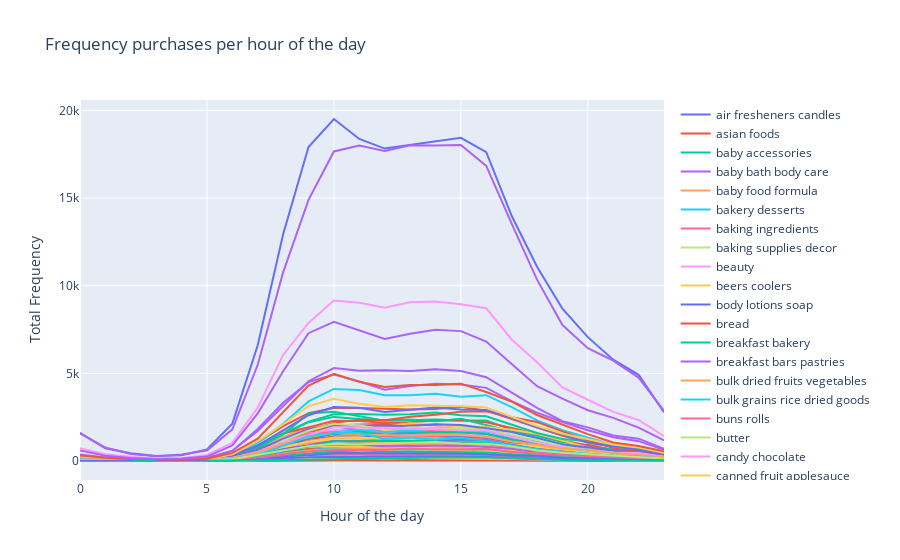

The cell this chart's notebook holds for it:
### Code cell
df_for_plot = df.groupby(['product_name', 'order_hour_of_day']).size()

df_for_plot = pd.DataFrame(df_for_plot).reset_index()

df_for_plot.columns = ['product', 'hour_of_day', 'frequency']


# manipulating the data with pivot table
df_for_plot = pd.pivot_table(df_for_plot, values=['frequency'],columns=['product'], index = ['hour_of_day'])
# dropping the multi-index level for the columns
df_for_plot.columns = df_for_plot.columns.droplevel(0)

##plotting##
data_for_plot = [dict(type='scatter',
                x=df_for_plot.index,
                y=df_for_plot[product],
                name=product)
                 for product in df_for_plot.columns
                ]
    
# setting the layout
plot_1_layout = dict(title=dict(text='Frequency purchases per hour of the day'),
                      xaxis=dict(title='Hour of the day'),
                      yaxis=dict(title='Total Frequency')
                      )
# displaying the graph
plot_1 = go.Figure(data=data_for_plot, layout=plot_1_layout)
# plot_1.show(renderer='png')
plot_1.show()

### Figure 1 — Plotly figure (JSON) as saved in the notebook; plotly's stock layout.template omitted (floating-point values rounded to 4 significant figures)
{"data": [{"name": "air fresheners candles", "type": "scatter", "x": [0, 1, 2, 3, 4, 5, 6, 7, 8, 9, 10, 11, 12, 13, 14, 15, 16, 17, 18, 19, 20, 21, 22, 23], "y": [7, 8, 1, 8, 1, 4, 9, 35, 57, 80, 100, 119, 111, 97, 114, 112, 103, 92, 63, 46, 36, 21, 26, 8]}, {"name": "asian foods", "type": "scatter", "x": [0, 1, 2, 3, 4, 5, 6, 7, 8, 9, 10, 11, 12, 13, 14, 15, 16, 17, 18, 19, 20, 21, 22, 23], "y": [62, 38, 19, 30, 23, 26, 106, 216, 467, 707, 884, 898, 846, 943, 863, 872, 889, 658, 522, 428, 321, 249, 218, 141]}, {"name": "baby accessories", "type": "scatter", "x": [0, 1, 2, 3, 4, 5, 6, 7, 8, 9, 10, 11, 12, 13, 14, 15, 16, 17, 18, 19, 20, 21, 22, 23], "y": [4, 4, null, 1, 1, 2, 5, 18, 39, 30, 40, 45, 31, 46, 41, 42, 33, 37, 21, 21, 11, 20, 7, 5]}, {"name": "baby bath body care", "type": "scatter", "x": [0, 1, 2, 3, 4, 5, 6, 7, 8, 9, 10, 11, 12, 13, 14, 15, 16, 17, 18, 19, 20, 21, 22, 23], "y": [2, 8, 2, null, 3, null, 5, 22, 29, 45, 34, 40, 31, 45, 44, 40, 38, 30, 27, 19, 21, 15, 9, 6]}, {"name": "baby food formula", "type": "scatter", "x": [0, 1, 2, 3, 4, 5, 6, 7, 8, 9, 10, 11, 12, 13, 14, 15, 16, 17, 18, 19, 20, 21, 22, 23], "y": [114, 50, 19, 17, 32, 75, 273, 886, 1725, 1884, 1656, 1685, 1848, 1754, 1897, 1948, 1798, 1288, 968, 866, 911, 874, 524, 263]}, {"name": "bakery desserts", "type": "scatter", "x": [0, 1, 2, 3, 4, 5, 6, 7, 8, 9, 10, 11, 12, 13, 14, 15, 16, 17, 18, 19, 20, 21, 22, 23], "y": [15, 8, 8, 4, 2, 8, 17, 45, 89, 145, 173, 226, 173, 206, 182, 186, 196, 163, 130, 82, 53, 50, 30, 23]}, {"name": "baking ingredients", "type": "scatter", "x": [0, 1, 2, 3, 4, 5, 6, 7, 8, 9, 10, 11, 12, 13, 14, 15, 16, 17, 18, 19, 20, 21, 22, 23], "y": [171, 73, 33, 27, 26, 60, 172, 511, 1051, 1416, 1691, 1726, 1741, 1697, 1721, 1695, 1514, 1210, 973, 764, 652, 471, 452, 290]}, {"name": "baking supplies decor", "type": "scatter", "x": [0, 1, 2, 3, 4, 5, 6, 7, 8, 9, 10, 11, 12, 13, 14, 15, 16, 17, 18, 19, 20, 21, 22, 23], "y": [15, 5, 5, null, 1, 5, 24, 44, 74, 96, 123, 137, 116, 91, 119, 136, 87, 95, 69, 78, 57, 34, 20, 20]}, {"name": "beauty", "type": "scatter", "x": [0, 1, 2, 3, 4, 5, 6, 7, 8, 9, 10, 11, 12, 13, 14, 15, 16, 17, 18, 19, 20, 21, 22, 23], "y": [2, 1, 1, null, 1, 2, 1, 11, 15, 18, 33, 19, 36, 40, 40, 22, 21, 39, 23, 24, 19, 7, 6, 6]}, {"name": "beers coolers", "type": "scatter", "x": [0, 1, 2, 3, 4, 5, 6, 7, 8, 9, 10, 11, 12, 13, 14, 15, 16, 17, 18, 19, 20, 21, 22, 23], "y": [6, 4, 3, 2, 3, 2, 9, 36, 114, 225, 312, 304, 278, 245, 306, 288, 298, 183, 140, 108, 54, 31, 31, 20]}, {"name": "body lotions soap", "type": "scatter", "x": [0, 1, 2, 3, 4, 5, 6, 7, 8, 9, 10, 11, 12, 13, 14, 15, 16, 17, 18, 19, 20, 21, 22, 23], "y": [25, 15, 4, 5, 9, 6, 21, 64, 120, 183, 196, 240, 169, 206, 174, 181, 187, 172, 183, 131, 76, 52, 55, 33]}, {"name": "bread", "type": "scatter", "x": [0, 1, 2, 3, 4, 5, 6, 7, 8, 9, 10, 11, 12, 13, 14, 15, 16, 17, 18, 19, 20, 21, 22, 23], "y": [223, 110, 80, 63, 55, 105, 336, 1058, 1985, 2727, 3023, 3026, 2987, 2937, 2966, 3092, 2874, 2374, 1906, 1438, 1082, 848, 705, 381]}, {"name": "breakfast bakery", "type": "scatter", "x": [0, 1, 2, 3, 4, 5, 6, 7, 8, 9, 10, 11, 12, 13, 14, 15, 16, 17, 18, 19, 20, 21, 22, 23], "y": [98, 54, 39, 27, 32, 33, 139, 471, 888, 1274, 1343, 1337, 1254, 1288, 1197, 1241, 1148, 993, 779, 527, 413, 364, 279, 139]}, {"name": "breakfast bars pastries", "type": "scatter", "x": [0, 1, 2, 3, 4, 5, 6, 7, 8, 9, 10, 11, 12, 13, 14, 15, 16, 17, 18, 19, 20, 21, 22, 23], "y": [22, 24, 16, 3, 3, 6, 34, 121, 246, 430, 479, 385, 370, 356, 355, 362, 371, 274, 226, 196, 125, 84, 75, 58]}, {"name": "bulk dried fruits vegetables", "type": "scatter", "x": [0, 1, 2, 3, 4, 5, 6, 7, 8, 9, 10, 11, 12, 13, 14, 15, 16, 17, 18, 19, 20, 21, 22, 23], "y": [8, 3, 3, 2, 1, 2, 16, 20, 47, 90, 108, 78, 69, 100, 79, 106, 83, 63, 52, 36, 26, 24, 28, 15]}, {"name": "bulk grains rice dried goods", "type": "scatter", "x": [0, 1, 2, 3, 4, 5, 6, 7, 8, 9, 10, 11, 12, 13, 14, 15, 16, 17, 18, 19, 20, 21, 22, 23], "y": [8, 3, 1, 1, null, 3, 12, 28, 58, 82, 101, 86, 73, 95, 84, 84, 75, 74, 51, 41, 40, 31, 29, 14]}, {"name": "buns rolls", "type": "scatter", "x": [0, 1, 2, 3, 4, 5, 6, 7, 8, 9, 10, 11, 12, 13, 14, 15, 16, 17, 18, 19, 20, 21, 22, 23], "y": [41, 32, 10, 12, 11, 19, 75, 206, 375, 494, 565, 589, 615, 606, 572, 569, 573, 460, 346, 256, 194, 139, 113, 77]}, {"name": "butter", "type": "scatter", "x": [0, 1, 2, 3, 4, 5, 6, 7, 8, 9, 10, 11, 12, 13, 14, 15, 16, 17, 18, 19, 20, 21, 22, 23], "y": [108, 56, 22, 24, 29, 50, 166, 406, 835, 1138, 1327, 1383, 1263, 1310, 1364, 1329, 1161, 1063, 781, 547, 454, 390, 337, 192]}, {"name": "candy chocolate", "type": "scatter", "x": [0, 1, 2, 3, 4, 5, 6, 7, 8, 9, 10, 11, 12, 13, 14, 15, 16, 17, 18, 19, 20, 21, 22, 23], "y": [112, 56, 56, 37, 26, 41, 106, 361, 843, 1519, 1738, 1610, 1598, 1538, 1689, 1615, 1464, 1133, 995, 698, 586, 390, 315, 209]}, {"name": "canned fruit applesauce", "type": "scatter", "x": [0, 1, 2, 3, 4, 5, 6, 7, 8, 9, 10, 11, 12, 13, 14, 15, 16, 17, 18, 19, 20, 21, 22, 23], "y": [41, 16, 8, 12, 11, 14, 53, 194, 333, 373, 423, 434, 432, 425, 429, 443, 437, 335, 271, 241, 174, 153, 126, 80]}, {"name": "canned jarred vegetables", "type": "scatter", "x": [0, 1, 2, 3, 4, 5, 6, 7, 8, 9, 10, 11, 12, 13, 14, 15, 16, 17, 18, 19, 20, 21, 22, 23], "y": [115, 65, 33, 21, 42, 49, 134, 474, 860, 1199, 1598, 1603, 1520, 1661, 1540, 1559, 1304, 1115, 808, 693, 525, 462, 408, 237]}, {"name": "canned meals beans", "type": "scatter", "x": [0, 1, 2, 3, 4, 5, 6, 7, 8, 9, 10, 11, 12, 13, 14, 15, 16, 17, 18, 19, 20, 21, 22, 23], "y": [114, 63, 30, 23, 39, 50, 150, 407, 779, 1166, 1407, 1402, 1460, 1528, 1395, 1442, 1338, 1089, 778, 644, 507, 467, 356, 184]}, {"name": "canned meat seafood", "type": "scatter", "x": [0, 1, 2, 3, 4, 5, 6, 7, 8, 9, 10, 11, 12, 13, 14, 15, 16, 17, 18, 19, 20, 21, 22, 23], "y": [24, 23, 16, 7, 9, 7, 31, 91, 239, 266, 359, 361, 365, 326, 329, 333, 377, 285, 205, 177, 129, 105, 92, 56]}, {"name": "cat food care", "type": "scatter", "x": [0, 1, 2, 3, 4, 5, 6, 7, 8, 9, 10, 11, 12, 13, 14, 15, 16, 17, 18, 19, 20, 21, 22, 23], "y": [52, 21, 10, 13, 8, 11, 53, 81, 171, 244, 296, 296, 342, 334, 276, 362, 352, 266, 258, 154, 98, 57, 43, 37]}, {"name": "cereal", "type": "scatter", "x": [0, 1, 2, 3, 4, 5, 6, 7, 8, 9, 10, 11, 12, 13, 14, 15, 16, 17, 18, 19, 20, 21, 22, 23], "y": [133, 81, 51, 42, 44, 62, 234, 752, 1362, 1936, 2058, 1938, 1827, 1877, 1908, 1921, 1869, 1414, 1152, 987, 727, 614, 500, 265]}, {"name": "chips pretzels", "type": "scatter", "x": [0, 1, 2, 3, 4, 5, 6, 7, 8, 9, 10, 11, 12, 13, 14, 15, 16, 17, 18, 19, 20, 21, 22, 23], "y": [302, 125, 79, 74, 61, 123, 384, 1016, 2131, 3399, 4115, 4050, 3754, 3750, 3840, 3666, 3757, 3071, 2314, 1764, 1347, 924, 743, 517]}, {"name": "cleaning products", "type": "scatter", "x": [0, 1, 2, 3, 4, 5, 6, 7, 8, 9, 10, 11, 12, 13, 14, 15, 16, 17, 18, 19, 20, 21, 22, 23], "y": [40, 37, 12, 10, 21, 27, 69, 204, 407, 540, 590, 642, 663, 634, 615, 600, 578, 409, 373, 283, 237, 181, 157, 100]}, {"name": "cocoa drink mixes", "type": "scatter", "x": [0, 1, 2, 3, 4, 5, 6, 7, 8, 9, 10, 11, 12, 13, 14, 15, 16, 17, 18, 19, 20, 21, 22, 23], "y": [14, 7, 3, 1, 8, 4, 14, 26, 66, 82, 104, 104, 110, 114, 111, 122, 106, 107, 73, 46, 46, 31, 18, 15]}, {"name": "coffee", "type": "scatter", "x": [0, 1, 2, 3, 4, 5, 6, 7, 8, 9, 10, 11, 12, 13, 14, 15, 16, 17, 18, 19, 20, 21, 22, 23], "y": [67, 42, 22, 21, 12, 40, 134, 326, 687, 1146, 1330, 1179, 963, 1048, 1028, 1035, 928, 793, 648, 487, 359, 220, 196, 112]}, {"name": "cold flu allergy", "type": "scatter", "x": [0, 1, 2, 3, 4, 5, 6, 7, 8, 9, 10, 11, 12, 13, 14, 15, 16, 17, 18, 19, 20, 21, 22, 23], "y": [6, 6, 1, 5, 4, 3, 26, 60, 95, 120, 163, 142, 138, 135, 90, 113, 115, 86, 92, 84, 49, 20, 29, 7]}, {"name": "condiments", "type": "scatter", "x": [0, 1, 2, 3, 4, 5, 6, 7, 8, 9, 10, 11, 12, 13, 14, 15, 16, 17, 18, 19, 20, 21, 22, 23], "y": [114, 54, 37, 32, 27, 28, 92, 307, 651, 964, 1214, 1187, 1148, 1180, 1114, 1083, 1040, 941, 727, 581, 415, 330, 311, 183]}, {"name": "cookies cakes", "type": "scatter", "x": [0, 1, 2, 3, 4, 5, 6, 7, 8, 9, 10, 11, 12, 13, 14, 15, 16, 17, 18, 19, 20, 21, 22, 23], "y": [102, 67, 35, 31, 21, 39, 121, 316, 721, 1112, 1319, 1308, 1148, 1194, 1192, 1260, 1179, 942, 745, 663, 446, 333, 267, 184]}, {"name": "crackers", "type": "scatter", "x": [0, 1, 2, 3, 4, 5, 6, 7, 8, 9, 10, 11, 12, 13, 14, 15, 16, 17, 18, 19, 20, 21, 22, 23], "y": [183, 80, 59, 40, 33, 98, 270, 738, 1538, 2215, 2518, 2397, 2320, 2332, 2364, 2309, 2315, 1787, 1439, 1089, 889, 636, 578, 347]}, {"name": "cream", "type": "scatter", "x": [0, 1, 2, 3, 4, 5, 6, 7, 8, 9, 10, 11, 12, 13, 14, 15, 16, 17, 18, 19, 20, 21, 22, 23], "y": [105, 60, 35, 18, 17, 55, 187, 521, 1251, 1848, 2004, 1751, 1570, 1533, 1659, 1635, 1373, 1199, 898, 645, 465, 411, 352, 194]}, {"name": "deodorants", "type": "scatter", "x": [0, 1, 2, 3, 4, 5, 6, 7, 8, 9, 10, 11, 12, 13, 14, 15, 16, 17, 18, 19, 20, 21, 22, 23], "y": [5, 6, null, null, 1, 3, 9, 22, 37, 63, 79, 76, 68, 71, 65, 78, 86, 58, 83, 48, 25, 16, 16, 9]}, {"name": "diapers wipes", "type": "scatter", "x": [0, 1, 2, 3, 4, 5, 6, 7, 8, 9, 10, 11, 12, 13, 14, 15, 16, 17, 18, 19, 20, 21, 22, 23], "y": [11, 4, 4, 1, 2, 2, 21, 66, 82, 109, 125, 107, 112, 122, 145, 132, 113, 97, 97, 68, 67, 40, 29, 10]}, {"name": "digestion", "type": "scatter", "x": [0, 1, 2, 3, 4, 5, 6, 7, 8, 9, 10, 11, 12, 13, 14, 15, 16, 17, 18, 19, 20, 21, 22, 23], "y": [12, 11, 7, 7, 6, 5, 20, 58, 80, 111, 155, 119, 145, 151, 131, 122, 127, 116, 107, 85, 59, 42, 25, 26]}, {"name": "dish detergents", "type": "scatter", "x": [0, 1, 2, 3, 4, 5, 6, 7, 8, 9, 10, 11, 12, 13, 14, 15, 16, 17, 18, 19, 20, 21, 22, 23], "y": [49, 17, 11, 13, 11, 16, 56, 158, 333, 416, 505, 531, 452, 476, 472, 494, 440, 378, 279, 241, 171, 165, 118, 65]}, {"name": "dog food care", "type": "scatter", "x": [0, 1, 2, 3, 4, 5, 6, 7, 8, 9, 10, 11, 12, 13, 14, 15, 16, 17, 18, 19, 20, 21, 22, 23], "y": [11, 17, 4, 9, 6, 6, 17, 44, 123, 135, 175, 181, 204, 158, 160, 189, 152, 196, 144, 104, 68, 33, 28, 14]}, {"name": "doughs gelatins bake mixes", "type": "scatter", "x": [0, 1, 2, 3, 4, 5, 6, 7, 8, 9, 10, 11, 12, 13, 14, 15, 16, 17, 18, 19, 20, 21, 22, 23], "y": [52, 34, 9, 14, 12, 24, 56, 179, 318, 422, 582, 550, 504, 588, 529, 590, 530, 448, 379, 298, 195, 153, 162, 65]}, {"name": "dry pasta", "type": "scatter", "x": [0, 1, 2, 3, 4, 5, 6, 7, 8, 9, 10, 11, 12, 13, 14, 15, 16, 17, 18, 19, 20, 21, 22, 23], "y": [134, 48, 33, 17, 27, 44, 160, 455, 809, 1053, 1357, 1409, 1321, 1419, 1437, 1377, 1330, 1114, 818, 588, 506, 373, 364, 221]}, {"name": "eggs", "type": "scatter", "x": [0, 1, 2, 3, 4, 5, 6, 7, 8, 9, 10, 11, 12, 13, 14, 15, 16, 17, 18, 19, 20, 21, 22, 23], "y": [178, 94, 56, 34, 47, 76, 312, 833, 1573, 1921, 2302, 2280, 2186, 2206, 2306, 2323, 2211, 1883, 1546, 1152, 901, 638, 576, 352]}, {"name": "energy granola bars", "type": "scatter", "x": [0, 1, 2, 3, 4, 5, 6, 7, 8, 9, 10, 11, 12, 13, 14, 15, 16, 17, 18, 19, 20, 21, 22, 23], "y": [153, 83, 47, 24, 35, 73, 234, 785, 1516, 2716, 2807, 2570, 2305, 2376, 2276, 2414, 2040, 1667, 1334, 952, 773, 662, 460, 337]}, {"name": "energy sports drinks", "type": "scatter", "x": [0, 1, 2, 3, 4, 5, 6, 7, 8, 9, 10, 11, 12, 13, 14, 15, 16, 17, 18, 19, 20, 21, 22, 23], "y": [29, 21, 13, 15, 14, 24, 44, 157, 318, 577, 586, 559, 546, 540, 548, 520, 540, 426, 381, 305, 211, 120, 87, 57]}, {"name": "eye ear care", "type": "scatter", "x": [0, 1, 2, 3, 4, 5, 6, 7, 8, 9, 10, 11, 12, 13, 14, 15, 16, 17, 18, 19, 20, 21, 22, 23], "y": [2, 5, 3, 2, 1, 1, 10, 20, 27, 35, 45, 63, 48, 31, 58, 38, 41, 44, 31, 34, 25, 14, 15, 5]}, {"name": "facial care", "type": "scatter", "x": [0, 1, 2, 3, 4, 5, 6, 7, 8, 9, 10, 11, 12, 13, 14, 15, 16, 17, 18, 19, 20, 21, 22, 23], "y": [3, 5, null, 1, null, 4, 8, 27, 44, 62, 70, 66, 60, 67, 71, 62, 59, 47, 57, 48, 35, 16, 22, 9]}, {"name": "feminine care", "type": "scatter", "x": [0, 1, 2, 3, 4, 5, 6, 7, 8, 9, 10, 11, 12, 13, 14, 15, 16, 17, 18, 19, 20, 21, 22, 23], "y": [8, 4, 3, null, 6, 1, 7, 40, 74, 98, 104, 119, 103, 112, 112, 108, 92, 90, 69, 48, 40, 31, 13, 14]}, {"name": "first aid", "type": "scatter", "x": [0, 1, 2, 3, 4, 5, 6, 7, 8, 9, 10, 11, 12, 13, 14, 15, 16, 17, 18, 19, 20, 21, 22, 23], "y": [7, 4, 4, 4, 9, 3, 4, 15, 43, 50, 47, 46, 58, 63, 52, 53, 59, 48, 34, 22, 19, 21, 15, 13]}, {"name": "food storage", "type": "scatter", "x": [0, 1, 2, 3, 4, 5, 6, 7, 8, 9, 10, 11, 12, 13, 14, 15, 16, 17, 18, 19, 20, 21, 22, 23], "y": [30, 19, 11, 7, 8, 18, 40, 102, 223, 305, 348, 361, 340, 343, 338, 333, 302, 250, 209, 195, 130, 97, 92, 43]}, {"name": "fresh dips tapenades", "type": "scatter", "x": [0, 1, 2, 3, 4, 5, 6, 7, 8, 9, 10, 11, 12, 13, 14, 15, 16, 17, 18, 19, 20, 21, 22, 23], "y": [128, 90, 45, 27, 24, 69, 189, 508, 1093, 1649, 2017, 2001, 1772, 1760, 1840, 1760, 1795, 1489, 1153, 885, 661, 514, 438, 268]}, {"name": "fresh fruits", "type": "scatter", "x": [0, 1, 2, 3, 4, 5, 6, 7, 8, 9, 10, 11, 12, 13, 14, 15, 16, 17, 18, 19, 20, 21, 22, 23], "y": [1613, 724, 449, 283, 326, 664, 2135, 6603, 12937, 17914, 19515, 18375, 17828, 18033, 18261, 18441, 17623, 13991, 11084, 8693, 7067, 5784, 4916, 2780]}, {"name": "fresh herbs", "type": "scatter", "x": [0, 1, 2, 3, 4, 5, 6, 7, 8, 9, 10, 11, 12, 13, 14, 15, 16, 17, 18, 19, 20, 21, 22, 23], "y": [173, 88, 63, 37, 26, 50, 194, 504, 1152, 1606, 2023, 2078, 2117, 2060, 2065, 2021, 1778, 1406, 1043, 814, 614, 613, 517, 300]}, {"name": "fresh pasta", "type": "scatter", "x": [0, 1, 2, 3, 4, 5, 6, 7, 8, 9, 10, 11, 12, 13, 14, 15, 16, 17, 18, 19, 20, 21, 22, 23], "y": [11, 6, 2, 4, 4, 8, 24, 61, 120, 148, 158, 170, 189, 183, 205, 247, 222, 158, 121, 106, 59, 55, 49, 30]}, {"name": "fresh vegetables", "type": "scatter", "x": [0, 1, 2, 3, 4, 5, 6, 7, 8, 9, 10, 11, 12, 13, 14, 15, 16, 17, 18, 19, 20, 21, 22, 23], "y": [1575, 768, 400, 267, 368, 602, 1807, 5491, 10768, 14901, 17665, 18002, 17697, 18013, 18000, 18026, 16839, 13540, 10348, 7755, 6433, 5731, 4759, 2856]}, {"name": "frozen appetizers sides", "type": "scatter", "x": [0, 1, 2, 3, 4, 5, 6, 7, 8, 9, 10, 11, 12, 13, 14, 15, 16, 17, 18, 19, 20, 21, 22, 23], "y": [112, 47, 27, 17, 29, 46, 106, 348, 661, 810, 938, 1034, 1003, 1007, 1038, 1006, 993, 821, 677, 468, 360, 284, 212, 134]}, {"name": "frozen breads doughs", "type": "scatter", "x": [0, 1, 2, 3, 4, 5, 6, 7, 8, 9, 10, 11, 12, 13, 14, 15, 16, 17, 18, 19, 20, 21, 22, 23], "y": [14, 12, 4, 4, 1, 8, 25, 58, 119, 173, 194, 232, 195, 216, 216, 208, 203, 162, 143, 99, 78, 42, 43, 37]}, {"name": "frozen breakfast", "type": "scatter", "x": [0, 1, 2, 3, 4, 5, 6, 7, 8, 9, 10, 11, 12, 13, 14, 15, 16, 17, 18, 19, 20, 21, 22, 23], "y": [99, 65, 31, 13, 22, 49, 139, 478, 928, 1026, 1109, 1259, 1086, 1118, 1138, 1162, 1071, 928, 741, 566, 471, 348, 297, 202]}, {"name": "frozen dessert", "type": "scatter", "x": [0, 1, 2, 3, 4, 5, 6, 7, 8, 9, 10, 11, 12, 13, 14, 15, 16, 17, 18, 19, 20, 21, 22, 23], "y": [4, 6, 2, null, 3, 6, 10, 31, 52, 71, 95, 99, 87, 108, 101, 98, 105, 84, 69, 47, 49, 27, 20, 16]}, {"name": "frozen juice", "type": "scatter", "x": [0, 1, 2, 3, 4, 5, 6, 7, 8, 9, 10, 11, 12, 13, 14, 15, 16, 17, 18, 19, 20, 21, 22, 23], "y": [3, 2, 3, null, null, 1, 1, 7, 16, 16, 39, 15, 24, 26, 27, 24, 21, 13, 9, 11, 6, 8, 6, 1]}, {"name": "frozen meals", "type": "scatter", "x": [0, 1, 2, 3, 4, 5, 6, 7, 8, 9, 10, 11, 12, 13, 14, 15, 16, 17, 18, 19, 20, 21, 22, 23], "y": [173, 127, 71, 44, 28, 108, 211, 542, 1061, 1471, 1921, 2090, 1938, 2149, 2101, 1957, 1941, 1782, 1554, 1164, 772, 495, 464, 285]}, {"name": "frozen meat seafood", "type": "scatter", "x": [0, 1, 2, 3, 4, 5, 6, 7, 8, 9, 10, 11, 12, 13, 14, 15, 16, 17, 18, 19, 20, 21, 22, 23], "y": [31, 14, 2, 5, 6, 6, 29, 128, 245, 298, 387, 410, 347, 334, 360, 366, 348, 323, 224, 141, 136, 121, 101, 46]}, {"name": "frozen pizza", "type": "scatter", "x": [0, 1, 2, 3, 4, 5, 6, 7, 8, 9, 10, 11, 12, 13, 14, 15, 16, 17, 18, 19, 20, 21, 22, 23], "y": [61, 33, 31, 24, 25, 34, 71, 215, 461, 635, 771, 834, 825, 838, 873, 806, 883, 860, 593, 469, 319, 200, 177, 86]}, {"name": "frozen produce", "type": "scatter", "x": [0, 1, 2, 3, 4, 5, 6, 7, 8, 9, 10, 11, 12, 13, 14, 15, 16, 17, 18, 19, 20, 21, 22, 23], "y": [279, 153, 83, 47, 49, 69, 338, 893, 1579, 2247, 2663, 2689, 2635, 2671, 2771, 2610, 2549, 2054, 1603, 1251, 1131, 848, 745, 475]}, {"name": "frozen vegan vegetarian", "type": "scatter", "x": [0, 1, 2, 3, 4, 5, 6, 7, 8, 9, 10, 11, 12, 13, 14, 15, 16, 17, 18, 19, 20, 21, 22, 23], "y": [47, 27, 19, 5, 15, 17, 48, 162, 274, 379, 487, 534, 518, 504, 503, 560, 482, 465, 405, 266, 203, 172, 148, 81]}, {"name": "fruit vegetable snacks", "type": "scatter", "x": [0, 1, 2, 3, 4, 5, 6, 7, 8, 9, 10, 11, 12, 13, 14, 15, 16, 17, 18, 19, 20, 21, 22, 23], "y": [64, 44, 21, 14, 13, 19, 109, 296, 621, 943, 938, 894, 843, 904, 929, 928, 885, 639, 479, 426, 338, 268, 206, 110]}, {"name": "grains rice dried goods", "type": "scatter", "x": [0, 1, 2, 3, 4, 5, 6, 7, 8, 9, 10, 11, 12, 13, 14, 15, 16, 17, 18, 19, 20, 21, 22, 23], "y": [66, 33, 14, 12, 22, 21, 87, 230, 449, 618, 730, 748, 759, 766, 750, 741, 661, 530, 420, 341, 299, 222, 247, 112]}, {"name": "granola", "type": "scatter", "x": [0, 1, 2, 3, 4, 5, 6, 7, 8, 9, 10, 11, 12, 13, 14, 15, 16, 17, 18, 19, 20, 21, 22, 23], "y": [28, 29, 19, 9, 8, 14, 62, 196, 362, 543, 566, 531, 528, 491, 550, 510, 520, 365, 326, 257, 170, 132, 113, 81]}, {"name": "hair care", "type": "scatter", "x": [0, 1, 2, 3, 4, 5, 6, 7, 8, 9, 10, 11, 12, 13, 14, 15, 16, 17, 18, 19, 20, 21, 22, 23], "y": [5, 10, 5, 4, 5, 6, 11, 41, 109, 127, 167, 141, 119, 159, 175, 151, 153, 131, 126, 99, 56, 42, 39, 28]}, {"name": "honeys syrups nectars", "type": "scatter", "x": [0, 1, 2, 3, 4, 5, 6, 7, 8, 9, 10, 11, 12, 13, 14, 15, 16, 17, 18, 19, 20, 21, 22, 23], "y": [39, 19, 12, 8, 15, 12, 33, 123, 237, 330, 362, 372, 373, 314, 348, 322, 305, 278, 222, 146, 99, 90, 56, 41]}, {"name": "hot cereal pancake mixes", "type": "scatter", "x": [0, 1, 2, 3, 4, 5, 6, 7, 8, 9, 10, 11, 12, 13, 14, 15, 16, 17, 18, 19, 20, 21, 22, 23], "y": [71, 39, 15, 16, 11, 35, 105, 328, 615, 837, 829, 807, 763, 772, 811, 754, 689, 606, 464, 375, 305, 246, 200, 127]}, {"name": "hot dogs bacon sausage", "type": "scatter", "x": [0, 1, 2, 3, 4, 5, 6, 7, 8, 9, 10, 11, 12, 13, 14, 15, 16, 17, 18, 19, 20, 21, 22, 23], "y": [116, 80, 45, 37, 34, 59, 194, 522, 1046, 1342, 1545, 1596, 1525, 1464, 1610, 1642, 1540, 1271, 1050, 696, 618, 444, 354, 207]}, {"name": "ice cream ice", "type": "scatter", "x": [0, 1, 2, 3, 4, 5, 6, 7, 8, 9, 10, 11, 12, 13, 14, 15, 16, 17, 18, 19, 20, 21, 22, 23], "y": [207, 136, 76, 76, 67, 84, 237, 658, 1219, 1691, 2189, 2361, 2326, 2532, 2641, 2811, 2839, 2498, 2226, 1692, 1183, 742, 490, 342]}, {"name": "ice cream toppings", "type": "scatter", "x": [0, 1, 2, 3, 4, 5, 6, 7, 8, 9, 10, 11, 12, 13, 14, 15, 16, 17, 18, 19, 20, 21, 22, 23], "y": [11, 6, null, null, 3, null, 3, 23, 34, 34, 55, 45, 54, 47, 51, 51, 71, 60, 50, 30, 32, 21, 13, 12]}, {"name": "indian foods", "type": "scatter", "x": [0, 1, 2, 3, 4, 5, 6, 7, 8, 9, 10, 11, 12, 13, 14, 15, 16, 17, 18, 19, 20, 21, 22, 23], "y": [6, 2, 5, 2, 4, 5, 5, 23, 36, 64, 72, 70, 99, 76, 91, 69, 96, 68, 43, 36, 39, 28, 13, 11]}, {"name": "instant foods", "type": "scatter", "x": [0, 1, 2, 3, 4, 5, 6, 7, 8, 9, 10, 11, 12, 13, 14, 15, 16, 17, 18, 19, 20, 21, 22, 23], "y": [73, 54, 23, 24, 25, 32, 108, 353, 606, 825, 952, 1068, 1085, 1082, 1066, 1070, 1034, 907, 707, 489, 375, 287, 249, 157]}, {"name": "juice nectars", "type": "scatter", "x": [0, 1, 2, 3, 4, 5, 6, 7, 8, 9, 10, 11, 12, 13, 14, 15, 16, 17, 18, 19, 20, 21, 22, 23], "y": [147, 94, 51, 35, 45, 54, 174, 553, 1037, 1436, 1737, 1765, 1654, 1739, 1637, 1663, 1679, 1357, 1087, 902, 659, 513, 438, 259]}, {"name": "kitchen supplies", "type": "scatter", "x": [0, 1, 2, 3, 4, 5, 6, 7, 8, 9, 10, 11, 12, 13, 14, 15, 16, 17, 18, 19, 20, 21, 22, 23], "y": [8, 1, 2, null, 3, 3, 4, 17, 24, 34, 46, 52, 51, 53, 50, 38, 47, 33, 25, 18, 19, 12, 15, 6]}, {"name": "kosher foods", "type": "scatter", "x": [0, 1, 2, 3, 4, 5, 6, 7, 8, 9, 10, 11, 12, 13, 14, 15, 16, 17, 18, 19, 20, 21, 22, 23], "y": [5, 3, 4, 3, 2, 4, 6, 24, 34, 48, 54, 62, 56, 62, 56, 50, 40, 41, 31, 25, 29, 24, 22, 12]}, {"name": "latino foods", "type": "scatter", "x": [0, 1, 2, 3, 4, 5, 6, 7, 8, 9, 10, 11, 12, 13, 14, 15, 16, 17, 18, 19, 20, 21, 22, 23], "y": [29, 23, 5, 1, 10, 13, 39, 111, 214, 334, 419, 376, 408, 402, 384, 458, 393, 308, 226, 144, 130, 93, 93, 39]}, {"name": "laundry", "type": "scatter", "x": [0, 1, 2, 3, 4, 5, 6, 7, 8, 9, 10, 11, 12, 13, 14, 15, 16, 17, 18, 19, 20, 21, 22, 23], "y": [36, 37, 4, 10, 12, 20, 59, 196, 377, 402, 501, 535, 487, 512, 460, 481, 410, 367, 283, 249, 165, 116, 123, 62]}, {"name": "lunch meat", "type": "scatter", "x": [0, 1, 2, 3, 4, 5, 6, 7, 8, 9, 10, 11, 12, 13, 14, 15, 16, 17, 18, 19, 20, 21, 22, 23], "y": [139, 86, 47, 38, 36, 68, 233, 633, 1262, 1789, 2039, 2023, 2003, 2002, 2091, 2059, 1872, 1656, 1312, 934, 784, 585, 483, 296]}, {"name": "marinades meat preparation", "type": "scatter", "x": [0, 1, 2, 3, 4, 5, 6, 7, 8, 9, 10, 11, 12, 13, 14, 15, 16, 17, 18, 19, 20, 21, 22, 23], "y": [23, 10, 12, 7, 7, 7, 29, 92, 171, 244, 291, 338, 356, 334, 321, 359, 305, 243, 208, 137, 122, 80, 90, 50]}, {"name": "meat counter", "type": "scatter", "x": [0, 1, 2, 3, 4, 5, 6, 7, 8, 9, 10, 11, 12, 13, 14, 15, 16, 17, 18, 19, 20, 21, 22, 23], "y": [24, 13, 8, 7, 10, 12, 38, 88, 225, 307, 377, 403, 385, 379, 380, 373, 384, 298, 221, 144, 154, 107, 83, 52]}, {"name": "milk", "type": "scatter", "x": [0, 1, 2, 3, 4, 5, 6, 7, 8, 9, 10, 11, 12, 13, 14, 15, 16, 17, 18, 19, 20, 21, 22, 23], "y": [317, 148, 91, 56, 82, 159, 578, 1828, 3326, 4502, 4930, 4535, 4069, 4275, 4411, 4361, 4175, 3421, 2763, 2227, 1756, 1361, 1134, 645]}, {"name": "mint gum", "type": "scatter", "x": [0, 1, 2, 3, 4, 5, 6, 7, 8, 9, 10, 11, 12, 13, 14, 15, 16, 17, 18, 19, 20, 21, 22, 23], "y": [2, 3, 5, 3, null, 5, 10, 31, 86, 145, 152, 134, 112, 116, 111, 113, 99, 78, 43, 49, 24, 17, 24, 15]}, {"name": "missing", "type": "scatter", "x": [0, 1, 2, 3, 4, 5, 6, 7, 8, 9, 10, 11, 12, 13, 14, 15, 16, 17, 18, 19, 20, 21, 22, 23], "y": [38, 21, 12, 11, 11, 18, 31, 123, 222, 377, 394, 393, 392, 375, 398, 377, 321, 316, 247, 217, 159, 119, 109, 68]}, {"name": "more household", "type": "scatter", "x": [0, 1, 2, 3, 4, 5, 6, 7, 8, 9, 10, 11, 12, 13, 14, 15, 16, 17, 18, 19, 20, 21, 22, 23], "y": [5, 4, 1, 5, 5, 5, 10, 39, 60, 84, 82, 112, 97, 97, 94, 100, 101, 66, 59, 54, 34, 22, 19, 15]}, {"name": "muscles joints pain relief", "type": "scatter", "x": [0, 1, 2, 3, 4, 5, 6, 7, 8, 9, 10, 11, 12, 13, 14, 15, 16, 17, 18, 19, 20, 21, 22, 23], "y": [8, 5, 3, 3, 3, 3, 8, 27, 68, 88, 109, 116, 115, 100, 99, 107, 98, 87, 74, 62, 28, 21, 16, 8]}, {"name": "nuts seeds dried fruit", "type": "scatter", "x": [0, 1, 2, 3, 4, 5, 6, 7, 8, 9, 10, 11, 12, 13, 14, 15, 16, 17, 18, 19, 20, 21, 22, 23], "y": [118, 64, 39, 27, 19, 54, 157, 527, 1011, 1569, 1727, 1602, 1538, 1567, 1564, 1539, 1429, 1197, 892, 688, 607, 466, 382, 243]}, {"name": "oils vinegars", "type": "scatter", "x": [0, 1, 2, 3, 4, 5, 6, 7, 8, 9, 10, 11, 12, 13, 14, 15, 16, 17, 18, 19, 20, 21, 22, 23], "y": [105, 64, 25, 26, 24, 43, 144, 432, 785, 1082, 1241, 1258, 1352, 1265, 1275, 1249, 1139, 936, 800, 571, 511, 371, 322, 193]}, {"name": "oral hygiene", "type": "scatter", "x": [0, 1, 2, 3, 4, 5, 6, 7, 8, 9, 10, 11, 12, 13, 14, 15, 16, 17, 18, 19, 20, 21, 22, 23], "y": [27, 25, 9, 10, 3, 13, 27, 85, 199, 278, 344, 324, 333, 299, 314, 322, 308, 251, 266, 200, 152, 81, 92, 56]}, {"name": "other", "type": "scatter", "x": [0, 1, 2, 3, 4, 5, 6, 7, 8, 9, 10, 11, 12, 13, 14, 15, 16, 17, 18, 19, 20, 21, 22, 23], "y": [17, 8, 5, 5, 4, 7, 28, 54, 111, 164, 180, 172, 200, 166, 218, 166, 173, 137, 123, 118, 67, 47, 45, 25]}, {"name": "other creams cheeses", "type": "scatter", "x": [0, 1, 2, 3, 4, 5, 6, 7, 8, 9, 10, 11, 12, 13, 14, 15, 16, 17, 18, 19, 20, 21, 22, 23], "y": [136, 67, 45, 22, 35, 50, 165, 512, 1023, 1354, 1575, 1665, 1519, 1592, 1638, 1632, 1561, 1202, 999, 710, 568, 437, 370, 214]}, {"name": "packaged cheese", "type": "scatter", "x": [0, 1, 2, 3, 4, 5, 6, 7, 8, 9, 10, 11, 12, 13, 14, 15, 16, 17, 18, 19, 20, 21, 22, 23], "y": [374, 197, 116, 82, 82, 173, 590, 1713, 3142, 4553, 5308, 5156, 5186, 5137, 5233, 5132, 4780, 3892, 3038, 2275, 1920, 1458, 1274, 691]}, {"name": "packaged meat", "type": "scatter", "x": [0, 1, 2, 3, 4, 5, 6, 7, 8, 9, 10, 11, 12, 13, 14, 15, 16, 17, 18, 19, 20, 21, 22, 23], "y": [16, 10, 4, 4, 3, 4, 12, 49, 92, 157, 163, 165, 165, 175, 191, 165, 182, 119, 104, 76, 61, 49, 35, 19]}, {"name": "packaged poultry", "type": "scatter", "x": [0, 1, 2, 3, 4, 5, 6, 7, 8, 9, 10, 11, 12, 13, 14, 15, 16, 17, 18, 19, 20, 21, 22, 23], "y": [25, 18, 17, 8, 9, 21, 68, 191, 381, 481, 639, 592, 647, 625, 635, 641, 572, 533, 427, 311, 241, 156, 138, 91]}, {"name": "packaged produce", "type": "scatter", "x": [0, 1, 2, 3, 4, 5, 6, 7, 8, 9, 10, 11, 12, 13, 14, 15, 16, 17, 18, 19, 20, 21, 22, 23], "y": [128, 74, 37, 19, 38, 58, 186, 527, 1094, 1546, 1659, 1585, 1416, 1420, 1364, 1308, 1224, 898, 679, 541, 494, 479, 405, 229]}, {"name": "packaged seafood", "type": "scatter", "x": [0, 1, 2, 3, 4, 5, 6, 7, 8, 9, 10, 11, 12, 13, 14, 15, 16, 17, 18, 19, 20, 21, 22, 23], "y": [9, 5, 3, 4, 2, 3, 11, 32, 76, 89, 103, 121, 97, 99, 102, 116, 101, 93, 61, 58, 43, 31, 24, 18]}, {"name": "packaged vegetables fruits", "type": "scatter", "x": [0, 1, 2, 3, 4, 5, 6, 7, 8, 9, 10, 11, 12, 13, 14, 15, 16, 17, 18, 19, 20, 21, 22, 23], "y": [733, 386, 238, 145, 154, 342, 1040, 3052, 6051, 7880, 9155, 9032, 8741, 9058, 9104, 8939, 8714, 6937, 5639, 4195, 3495, 2806, 2340, 1420]}, {"name": "paper goods", "type": "scatter", "x": [0, 1, 2, 3, 4, 5, 6, 7, 8, 9, 10, 11, 12, 13, 14, 15, 16, 17, 18, 19, 20, 21, 22, 23], "y": [118, 72, 44, 25, 39, 57, 138, 451, 800, 1101, 1344, 1352, 1228, 1256, 1285, 1213, 1146, 945, 861, 680, 472, 336, 282, 177]}, {"name": "pasta sauce", "type": "scatter", "x": [0, 1, 2, 3, 4, 5, 6, 7, 8, 9, 10, 11, 12, 13, 14, 15, 16, 17, 18, 19, 20, 21, 22, 23], "y": [99, 44, 26, 28, 29, 41, 125, 348, 676, 884, 1142, 1126, 1159, 1148, 1186, 1230, 1165, 916, 681, 525, 384, 331, 280, 198]}, {"name": "pickled goods olives", "type": "scatter", "x": [0, 1, 2, 3, 4, 5, 6, 7, 8, 9, 10, 11, 12, 13, 14, 15, 16, 17, 18, 19, 20, 21, 22, 23], "y": [49, 26, 18, 11, 15, 18, 47, 174, 311, 437, 586, 621, 578, 610, 605, 564, 550, 480, 375, 244, 213, 157, 144, 92]}, {"name": "plates bowls cups flatware", "type": "scatter", "x": [0, 1, 2, 3, 4, 5, 6, 7, 8, 9, 10, 11, 12, 13, 14, 15, 16, 17, 18, 19, 20, 21, 22, 23], "y": [34, 25, 2, 7, 7, 17, 30, 66, 135, 217, 245, 252, 244, 207, 190, 225, 172, 155, 151, 92, 77, 45, 55, 21]}, {"name": "popcorn jerky", "type": "scatter", "x": [0, 1, 2, 3, 4, 5, 6, 7, 8, 9, 10, 11, 12, 13, 14, 15, 16, 17, 18, 19, 20, 21, 22, 23], "y": [43, 33, 11, 6, 11, 23, 70, 235, 565, 876, 961, 927, 844, 845, 886, 887, 797, 696, 474, 395, 271, 230, 217, 112]}, {"name": "poultry counter", "type": "scatter", "x": [0, 1, 2, 3, 4, 5, 6, 7, 8, 9, 10, 11, 12, 13, 14, 15, 16, 17, 18, 19, 20, 21, 22, 23], "y": [51, 20, 14, 16, 10, 25, 78, 197, 416, 582, 656, 675, 730, 683, 712, 763, 616, 540, 425, 303, 200, 179, 141, 99]}, {"name": "prepared meals", "type": "scatter", "x": [0, 1, 2, 3, 4, 5, 6, 7, 8, 9, 10, 11, 12, 13, 14, 15, 16, 17, 18, 19, 20, 21, 22, 23], "y": [46, 18, 13, 11, 7, 19, 46, 148, 322, 394, 471, 496, 502, 547, 516, 521, 533, 420, 383, 255, 170, 127, 100, 79]}, {"name": "prepared soups salads", "type": "scatter", "x": [0, 1, 2, 3, 4, 5, 6, 7, 8, 9, 10, 11, 12, 13, 14, 15, 16, 17, 18, 19, 20, 21, 22, 23], "y": [25, 16, 16, 6, 12, 10, 49, 123, 240, 314, 378, 407, 336, 368, 372, 356, 326, 283, 268, 158, 110, 90, 76, 45]}, {"name": "preserved dips spreads", "type": "scatter", "x": [0, 1, 2, 3, 4, 5, 6, 7, 8, 9, 10, 11, 12, 13, 14, 15, 16, 17, 18, 19, 20, 21, 22, 23], "y": [47, 36, 11, 14, 6, 14, 53, 132, 310, 477, 593, 622, 584, 562, 604, 561, 539, 492, 347, 290, 206, 161, 128, 77]}, {"name": "protein meal replacements", "type": "scatter", "x": [0, 1, 2, 3, 4, 5, 6, 7, 8, 9, 10, 11, 12, 13, 14, 15, 16, 17, 18, 19, 20, 21, 22, 23], "y": [17, 7, 7, 5, 4, 3, 16, 55, 103, 180, 194, 205, 185, 195, 170, 192, 176, 152, 113, 107, 68, 43, 37, 23]}, {"name": "red wines", "type": "scatter", "x": [0, 1, 2, 3, 4, 5, 6, 7, 8, 9, 10, 11, 12, 13, 14, 15, 16, 17, 18, 19, 20, 21, 22, 23], "y": [4, 7, 5, 2, null, 2, 3, 26, 56, 112, 138, 191, 157, 182, 208, 241, 216, 200, 170, 108, 54, 18, 19, 16]}, {"name": "refrigerated", "type": "scatter", "x": [0, 1, 2, 3, 4, 5, 6, 7, 8, 9, 10, 11, 12, 13, 14, 15, 16, 17, 18, 19, 20, 21, 22, 23], "y": [244, 155, 86, 67, 63, 103, 340, 872, 1764, 2615, 3078, 3044, 2796, 2916, 3053, 2941, 2918, 2463, 1928, 1512, 1047, 836, 633, 419]}, {"name": "refrigerated pudding desserts", "type": "scatter", "x": [0, 1, 2, 3, 4, 5, 6, 7, 8, 9, 10, 11, 12, 13, 14, 15, 16, 17, 18, 19, 20, 21, 22, 23], "y": [24, 11, 10, 13, 5, 9, 29, 65, 126, 140, 172, 170, 164, 195, 187, 207, 192, 216, 124, 111, 87, 73, 63, 30]}, {"name": "salad dressing toppings", "type": "scatter", "x": [0, 1, 2, 3, 4, 5, 6, 7, 8, 9, 10, 11, 12, 13, 14, 15, 16, 17, 18, 19, 20, 21, 22, 23], "y": [34, 22, 12, 14, 17, 15, 48, 123, 298, 404, 543, 457, 530, 541, 519, 476, 484, 382, 328, 250, 197, 125, 118, 72]}, {"name": "seafood counter", "type": "scatter", "x": [0, 1, 2, 3, 4, 5, 6, 7, 8, 9, 10, 11, 12, 13, 14, 15, 16, 17, 18, 19, 20, 21, 22, 23], "y": [17, 4, 4, 2, 2, 8, 17, 50, 99, 112, 153, 130, 160, 138, 163, 160, 162, 136, 82, 74, 61, 52, 37, 20]}, {"name": "shave needs", "type": "scatter", "x": [0, 1, 2, 3, 4, 5, 6, 7, 8, 9, 10, 11, 12, 13, 14, 15, 16, 17, 18, 19, 20, 21, 22, 23], "y": [3, 2, 1, 2, null, 1, 2, 18, 35, 43, 53, 57, 54, 42, 50, 54, 68, 32, 50, 42, 11, 12, 5, 9]}, {"name": "skin care", "type": "scatter", "x": [0, 1, 2, 3, 4, 5, 6, 7, 8, 9, 10, 11, 12, 13, 14, 15, 16, 17, 18, 19, 20, 21, 22, 23], "y": [3, 6, 2, null, 1, 1, 8, 15, 39, 43, 52, 64, 61, 61, 54, 48, 52, 33, 38, 27, 17, 14, 10, 5]}, {"name": "soap", "type": "scatter", "x": [0, 1, 2, 3, 4, 5, 6, 7, 8, 9, 10, 11, 12, 13, 14, 15, 16, 17, 18, 19, 20, 21, 22, 23], "y": [19, 31, 8, 7, 6, 12, 30, 108, 230, 263, 358, 320, 332, 326, 345, 304, 279, 233, 197, 157, 134, 110, 67, 42]}, {"name": "soft drinks", "type": "scatter", "x": [0, 1, 2, 3, 4, 5, 6, 7, 8, 9, 10, 11, 12, 13, 14, 15, 16, 17, 18, 19, 20, 21, 22, 23], "y": [121, 97, 70, 40, 44, 67, 174, 459, 1154, 1725, 2121, 2028, 1803, 1922, 1842, 1888, 1768, 1486, 1196, 841, 615, 381, 361, 225]}, {"name": "soup broth bouillon", "type": "scatter", "x": [0, 1, 2, 3, 4, 5, 6, 7, 8, 9, 10, 11, 12, 13, 14, 15, 16, 17, 18, 19, 20, 21, 22, 23], "y": [143, 74, 51, 42, 51, 56, 167, 521, 1070, 1473, 1939, 1899, 1863, 1834, 1824, 1759, 1740, 1371, 1058, 790, 625, 480, 462, 248]}, {"name": "soy lactosefree", "type": "scatter", "x": [0, 1, 2, 3, 4, 5, 6, 7, 8, 9, 10, 11, 12, 13, 14, 15, 16, 17, 18, 19, 20, 21, 22, 23], "y": [256, 138, 97, 56, 70, 105, 380, 1133, 2098, 3130, 3546, 3266, 3087, 3175, 3157, 3129, 3056, 2542, 1999, 1554, 1234, 943, 770, 468]}, {"name": "specialty cheeses", "type": "scatter", "x": [0, 1, 2, 3, 4, 5, 6, 7, 8, 9, 10, 11, 12, 13, 14, 15, 16, 17, 18, 19, 20, 21, 22, 23], "y": [39, 20, 13, 7, 6, 12, 41, 105, 220, 355, 450, 441, 447, 453, 435, 414, 392, 305, 301, 179, 159, 134, 106, 68]}, {"name": "specialty wines champagnes", "type": "scatter", "x": [0, 1, 2, 3, 4, 5, 6, 7, 8, 9, 10, 11, 12, 13, 14, 15, 16, 17, 18, 19, 20, 21, 22, 23], "y": [3, 3, null, 2, null, 2, 4, 6, 20, 32, 51, 60, 48, 55, 60, 52, 62, 51, 36, 30, 14, 12, 7, 4]}, {"name": "spices seasonings", "type": "scatter", "x": [0, 1, 2, 3, 4, 5, 6, 7, 8, 9, 10, 11, 12, 13, 14, 15, 16, 17, 18, 19, 20, 21, 22, 23], "y": [92, 55, 23, 23, 28, 34, 107, 282, 588, 830, 1129, 1127, 1168, 1167, 1133, 1045, 1064, 869, 684, 471, 387, 311, 305, 145]}, {"name": "spirits", "type": "scatter", "x": [0, 1, 2, 3, 4, 5, 6, 7, 8, 9, 10, 11, 12, 13, 14, 15, 16, 17, 18, 19, 20, 21, 22, 23], "y": [5, 2, 5, 7, 6, 3, 9, 21, 68, 113, 120, 155, 154, 156, 163, 178, 181, 140, 131, 87, 49, 16, 20, 6]}, {"name": "spreads", "type": "scatter", "x": [0, 1, 2, 3, 4, 5, 6, 7, 8, 9, 10, 11, 12, 13, 14, 15, 16, 17, 18, 19, 20, 21, 22, 23], "y": [123, 75, 41, 28, 29, 50, 164, 501, 979, 1373, 1606, 1492, 1481, 1433, 1503, 1474, 1381, 1110, 933, 714, 627, 457, 359, 216]}, {"name": "tea", "type": "scatter", "x": [0, 1, 2, 3, 4, 5, 6, 7, 8, 9, 10, 11, 12, 13, 14, 15, 16, 17, 18, 19, 20, 21, 22, 23], "y": [103, 48, 72, 30, 22, 32, 121, 366, 865, 1421, 1596, 1592, 1274, 1339, 1226, 1317, 1149, 880, 677, 526, 399, 299, 242, 137]}, {"name": "tofu meat alternatives", "type": "scatter", "x": [0, 1, 2, 3, 4, 5, 6, 7, 8, 9, 10, 11, 12, 13, 14, 15, 16, 17, 18, 19, 20, 21, 22, 23], "y": [66, 38, 16, 12, 14, 28, 61, 203, 392, 536, 626, 646, 624, 721, 653, 653, 705, 518, 409, 322, 289, 201, 173, 97]}, {"name": "tortillas flat bread", "type": "scatter", "x": [0, 1, 2, 3, 4, 5, 6, 7, 8, 9, 10, 11, 12, 13, 14, 15, 16, 17, 18, 19, 20, 21, 22, 23], "y": [71, 38, 22, 25, 22, 34, 104, 333, 595, 850, 979, 938, 1019, 1049, 1083, 1003, 987, 835, 598, 465, 384, 283, 223, 142]}, {"name": "trail mix snack mix", "type": "scatter", "x": [0, 1, 2, 3, 4, 5, 6, 7, 8, 9, 10, 11, 12, 13, 14, 15, 16, 17, 18, 19, 20, 21, 22, 23], "y": [8, 1, 8, 5, null, 4, 16, 49, 134, 229, 241, 259, 193, 186, 172, 157, 170, 122, 83, 48, 55, 35, 43, 20]}, {"name": "trash bags liners", "type": "scatter", "x": [0, 1, 2, 3, 4, 5, 6, 7, 8, 9, 10, 11, 12, 13, 14, 15, 16, 17, 18, 19, 20, 21, 22, 23], "y": [10, 7, 3, 3, 2, 9, 22, 51, 101, 178, 187, 175, 150, 174, 153, 152, 150, 133, 99, 88, 59, 55, 39, 20]}, {"name": "vitamins supplements", "type": "scatter", "x": [0, 1, 2, 3, 4, 5, 6, 7, 8, 9, 10, 11, 12, 13, 14, 15, 16, 17, 18, 19, 20, 21, 22, 23], "y": [21, 16, 6, 11, 3, 5, 24, 86, 154, 216, 231, 250, 241, 246, 245, 242, 234, 159, 139, 103, 96, 79, 60, 45]}, {"name": "water seltzer sparkling water", "type": "scatter", "x": [0, 1, 2, 3, 4, 5, 6, 7, 8, 9, 10, 11, 12, 13, 14, 15, 16, 17, 18, 19, 20, 21, 22, 23], "y": [319, 181, 109, 82, 67, 131, 466, 1271, 2786, 4304, 4970, 4517, 4223, 4343, 4334, 4415, 3938, 3388, 2627, 2085, 1532, 1062, 854, 560]}, {"name": "white wines", "type": "scatter", "x": [0, 1, 2, 3, 4, 5, 6, 7, 8, 9, 10, 11, 12, 13, 14, 15, 16, 17, 18, 19, 20, 21, 22, 23], "y": [4, null, 1, 3, null, 5, 7, 40, 63, 89, 136, 149, 188, 173, 201, 199, 206, 169, 94, 63, 44, 32, 16, 11]}, {"name": "yogurt", "type": "scatter", "x": [0, 1, 2, 3, 4, 5, 6, 7, 8, 9, 10, 11, 12, 13, 14, 15, 16, 17, 18, 19, 20, 21, 22, 23], "y": [603, 304, 175, 111, 138, 255, 893, 2719, 5123, 7293, 7938, 7446, 6969, 7258, 7494, 7412, 6817, 5534, 4266, 3561, 2899, 2464, 1905, 1174]}], "layout": {"title": {"text": "Frequency purchases per hour of the day"}, "xaxis": {"title": {"text": "Hour of the day"}}, "yaxis": {"title": {"text": "Total Frequency"}}}}
